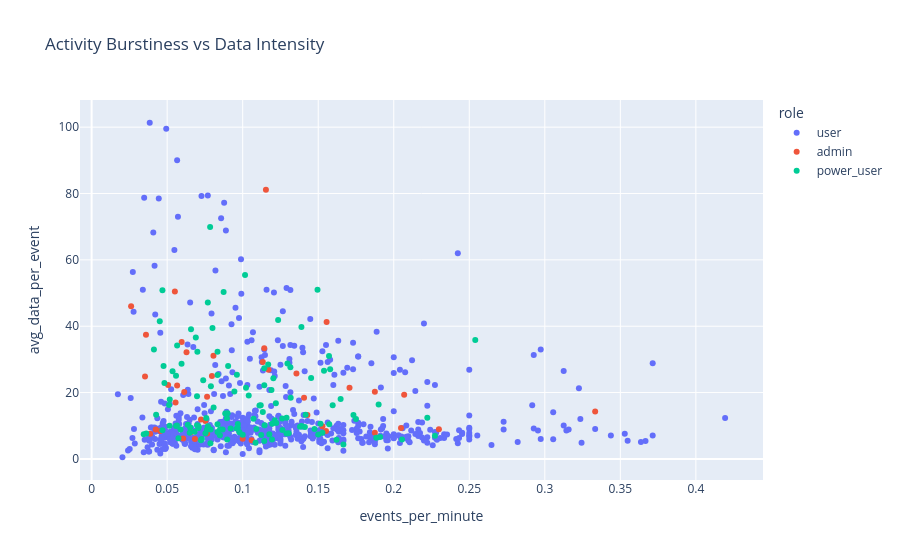

This figure's notebook cell:
### Code cell
fig = px.scatter(
    grouped_df,
    x="events_per_minute",
    y="avg_data_per_event",
    color="role",
    hover_data=["session_id"],
    title="Activity Burstiness vs Data Intensity"
)

fig.show()
